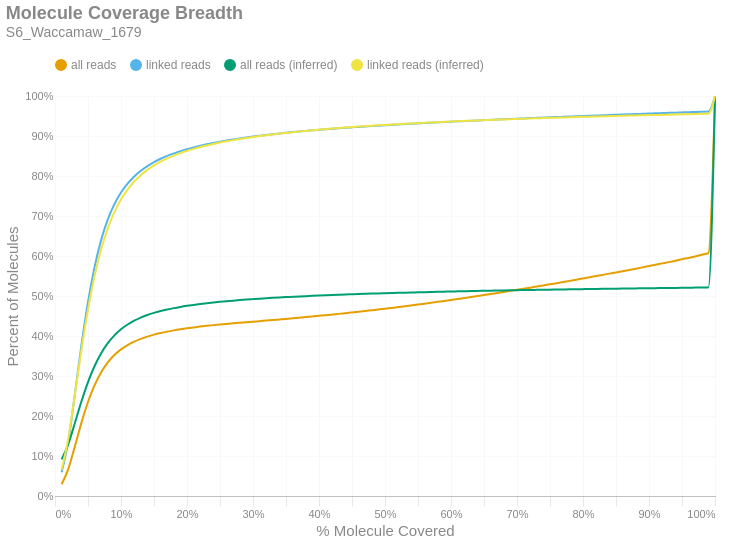

Here is the notebook cell this chart was saved with:
### Markdown cell above
### Molecule Read Coverage
This chart shows molecule coverage breadth as computed by the number of bases aligned to that molecule. In other words, "*how much of each unique long molecule is actually sequenced/aligned?*" Keep in mind there is a distinction between sequences and alignments, since some sequences belonging to a particular molecule may not align well and wouldn't appear in the alignment data. This chart also shows molecule coverage breadth as computed by the *inferred fragment* from which the aligned sequences originate. Unlike read coverage, this calculation takes into account the total insert size, including unsequenced gaps between the forward and reverse reads. Like the previous figures, these are cumulative percents.

### Code cell
if SKIPLR:
    print_html(f"Skipped")
else:
    binned_df = consolidated_hist(valids['coverage_bp'], mask, 0.01, True)
    binned_df_inf = consolidated_hist(valids['coverage_inserts'], mask, 0.01, True)
    binned_df = binned_df.with_columns(pl.lit(binned_df_inf['all reads (cumsum)']).alias('all reads (inferred)'))
    binned_df = binned_df.with_columns(pl.lit(binned_df_inf['linked reads (cumsum)']).alias('linked reads (inferred)'))
    binned_df = binned_df.with_columns(
        (pl.col('bin').cast(pl.Float64) + 0.01).alias('right_edge')
    )

    with SafeRender(binned_df):
        (
            density_plot(binned_df, 'Molecule Coverage Breadth', samplename, 'molcov', ['all reads (inferred)','linked reads (inferred)'])
            .encode(
                #x=alt.X('bin:Q', title="% Molecule Covered").axis(format = '%').scale(padding=0),
                x=alt.X('right_edge:Q', title="% Molecule Covered").axis(format='%').scale(padding=0),
                y=alt.Y('value:Q', title='Percent of Molecules')
                    .axis(format='%')
                    .stack(False)
                    .scale(domainMin=0, padding=0),
                color=alt.Color("key:N").scale(domain = ["all reads", "linked reads", "all reads (inferred)", "linked reads (inferred)"]),
                tooltip = [
                    alt.Tooltip("key:N", title = "Data Type"),
                    alt.Tooltip("range_label:N", title="% Molecule Covered"),
                    alt.Tooltip("value:Q", format = ".2%", title="% Molecules")
                ]
            )
        ).display()

### Figure 1 — Vega-Lite specification as saved in the notebook (floating-point values rounded to 4 significant figures)
{"width": "container", "height": 400, "config": {"title": {"anchor": "start", "dy": -15, "fontSize": 18, "color": "#888888", "subtitleColor": "#888888", "subtitleFontSize": 14}, "arc": {"fill": "#0072B2"}, "axis": {"domainColor": "#888888", "domainWidth": 0.5, "gridWidth": 0.2, "grid": false, "titleFontWeight": 400, "titleFontSize": 15, "labelFontSize": 11, "labelColor": "#888888", "tickColor": "#888888", "tickWidth": 0.2, "titleColor": "#888888"}, "axisBand": {"grid": false}, "axisX": {"grid": true, "tickSize": 10, "domainCap": "round"}, "axisY": {"domain": false, "grid": true, "tickSize": 0, "domainCap": "round"}, "background": "transparent", "header": {"labelFontSize": 15, "labelColor": "#888888", "titleFontSize": 15, "titleFontWeight": 600, "titleColor": "#888888"}, "legend": {"labelFont": "sans-serif", "labelFontSize": 12, "labelColor": "#888888", "symbolSize": 100, "symbolType": "circle", "titleFontSize": 12, "titlePadding": 10, "titleColor": "#888888", "title": null, "orient": "top"}, "range": {"category": ["#E69F00", "#56B4E9", "#009E73", "#F0E442", "#0072B2", "#D55E00", "#CC79A7", "#000000"], "diverging": ["#cfe8f3", "#a2d4ec", "#73bfe2", "#46abdb", "#1696d2", "#12719e"]}, "area": {"fill": "#0072B2", "fillOpacity": 0.7, "line": true, "strokeOpacity": 0.7}, "line": {"color": "#0072B2", "stroke": "#0072B2", "strokeWidth": 2}, "trail": {"color": "#0072B2", "stroke": "#0072B2", "strokeWidth": 0, "size": 1}, "point": {"filled": true, "fillOpacity": 1.0, "size": 95}, "text": {"color": "#888888", "fontSize": 11, "align": "right", "fontWeight": 400, "size": 11}, "bar": {"fill": "#0072B2", "stroke": null}, "view": {"stroke": null, "continuousWidth": 660, "continuousHeight": 400}}, "data": {"name": "data-63017f888f52bca21f0b7828e9c9d237"}, "mark": {"type": "line", "interpolate": "monotone", "point": {"opacity": 0, "size": 275}}, "encoding": {"color": {"field": "key", "scale": {"domain": ["all reads", "linked reads", "all reads (inferred)", "linked reads (inferred)"]}, "type": "nominal"}, "tooltip": [{"field": "key", "title": "Data Type", "type": "nominal"}, {"field": "range_label", "title": "% Molecule Covered", "type": "nominal"}, {"field": "value", "format": ".2%", "title": "% Molecules", "type": "quantitative"}], "x": {"axis": {"format": "%"}, "field": "right_edge", "scale": {"padding": 0}, "title": "% Molecule Covered", "type": "quantitative"}, "y": {"axis": {"format": "%"}, "field": "value", "scale": {"domainMin": 0, "padding": 0}, "stack": false, "title": "Percent of Molecules", "type": "quantitative"}}, "params": [{"name": "param_c36ac31b6afebe62", "select": {"type": "point", "fields": ["key"]}, "bind": "legend"}], "title": {"text": "Molecule Coverage Breadth", "subtitle": "S6_Waccamaw_1679"}, "transform": [{"fold": ["all reads (cumsum)", "linked reads (cumsum)", "all reads (inferred)", "linked reads (inferred)"]}, {"calculate": "replace(datum.key, ' (cumsum)', '')", "as": "key"}, {"filter": {"param": "param_c36ac31b6afebe62"}}], "usermeta": {"embedOptions": {"downloadFileName": "S6_Waccamaw_1679.molcov"}}, "$schema": "https://vega.github.io/schema/vega-lite/v6.1.0.json", "datasets": {"data-63017f888f52bca21f0b7828e9c9d237": [{"bin": "0.0", "interval": "0.0-0.01", "all reads": 0.02954, "linked reads": 0.0592, "all reads (cumsum)": 0.02954, "linked reads (cumsum)": 0.0592, "range_label": "0.0-0.01", "all reads (inferred)": 0.09164, "linked reads (inferred)": 0.0656, "right_edge": 0.01}, {"bin": "0.01", "interval": "0.01-0.02", "all reads": 0.03701, "linked reads": 0.07595, "all reads (cumsum)": 0.06655, "linked reads (cumsum)": 0.1352, "range_label": "0.01-0.02", "all reads (inferred)": 0.129, "linked reads (inferred)": 0.1424, "right_edge": 0.02}, {"bin": "0.02", "interval": "0.02-0.03", "all reads": 0.05685, "linked reads": 0.1178, "all reads (cumsum)": 0.1234, "linked reads (cumsum)": 0.253, "range_label": "0.02-0.03", "all reads (inferred)": 0.1817, "linked reads (inferred)": 0.2517, "right_edge": 0.03}, {"bin": "0.03", "interval": "0.03-0.04", "all reads": 0.0595, "linked reads": 0.1237, "all reads (cumsum)": 0.1829, "linked reads (cumsum)": 0.3766, "range_label": "0.03-0.04", "all reads (inferred)": 0.2362, "linked reads (inferred)": 0.3651, "right_edge": 0.04}, {"bin": "0.04", "interval": "0.04-0.05", "all reads": 0.05217, "linked reads": 0.1086, "all reads (cumsum)": 0.2351, "linked reads (cumsum)": 0.4852, "range_label": "0.04-0.05", "all reads (inferred)": 0.2848, "linked reads (inferred)": 0.4664, "right_edge": 0.05}, {"bin": "0.05", "interval": "0.05-0.06", "all reads": 0.04209, "linked reads": 0.08761, "all reads (cumsum)": 0.2772, "linked reads (cumsum)": 0.5728, "range_label": "0.05-0.06", "all reads (inferred)": 0.3251, "linked reads (inferred)": 0.5503, "right_edge": 0.06}, {"bin": "0.06", "interval": "0.06-0.07", "all reads": 0.03245, "linked reads": 0.06751, "all reads (cumsum)": 0.3096, "linked reads (cumsum)": 0.6403, "range_label": "0.06-0.07", "all reads (inferred)": 0.3571, "linked reads (inferred)": 0.6171, "right_edge": 0.07}, {"bin": "0.07", "interval": "0.07-0.08", "all reads": 0.02453, "linked reads": 0.05101, "all reads (cumsum)": 0.3341, "linked reads (cumsum)": 0.6913, "range_label": "0.07-0.08", "all reads (inferred)": 0.3821, "linked reads (inferred)": 0.6691, "right_edge": 0.08}, {"bin": "0.08", "interval": "0.08-0.09", "all reads": 0.01846, "linked reads": 0.03834, "all reads (cumsum)": 0.3526, "linked reads (cumsum)": 0.7297, "range_label": "0.08-0.09", "all reads (inferred)": 0.4017, "linked reads (inferred)": 0.7099, "right_edge": 0.09}, {"bin": "0.09", "interval": "0.09-0.1", "all reads": 0.01401, "linked reads": 0.02905, "all reads (cumsum)": 0.3666, "linked reads (cumsum)": 0.7587, "range_label": "0.09-0.1", "all reads (inferred)": 0.4169, "linked reads (inferred)": 0.7414, "right_edge": 0.1}, {"bin": "0.1", "interval": "0.1-0.11", "all reads": 0.01086, "linked reads": 0.02249, "all reads (cumsum)": 0.3775, "linked reads (cumsum)": 0.7812, "range_label": "0.1-0.11", "all reads (inferred)": 0.4287, "linked reads (inferred)": 0.7661, "right_edge": 0.11}, {"bin": "0.11", "interval": "0.11-0.12", "all reads": 0.008493, "linked reads": 0.01756, "all reads (cumsum)": 0.386, "linked reads (cumsum)": 0.7988, "range_label": "0.11-0.12", "all reads (inferred)": 0.4384, "linked reads (inferred)": 0.7861, "right_edge": 0.12}, {"bin": "0.12", "interval": "0.12-0.13", "all reads": 0.006929, "linked reads": 0.0143, "all reads (cumsum)": 0.3929, "linked reads (cumsum)": 0.8131, "range_label": "0.12-0.13", "all reads (inferred)": 0.4461, "linked reads (inferred)": 0.8021, "right_edge": 0.13}, {"bin": "0.13", "interval": "0.13-0.14", "all reads": 0.005648, "linked reads": 0.01163, "all reads (cumsum)": 0.3985, "linked reads (cumsum)": 0.8247, "range_label": "0.13-0.14", "all reads (inferred)": 0.4525, "linked reads (inferred)": 0.8154, "right_edge": 0.14}, {"bin": "0.14", "interval": "0.14-0.15", "all reads": 0.004828, "linked reads": 0.009957, "all reads (cumsum)": 0.4034, "linked reads (cumsum)": 0.8347, "range_label": "0.14-0.15", "all reads (inferred)": 0.4578, "linked reads (inferred)": 0.8265, "right_edge": 0.15}, {"bin": "0.15", "interval": "0.15-0.16", "all reads": 0.004094, "linked reads": 0.008401, "all reads (cumsum)": 0.4075, "linked reads (cumsum)": 0.8431, "range_label": "0.15-0.16", "all reads (inferred)": 0.4623, "linked reads (inferred)": 0.8358, "right_edge": 0.16}, {"bin": "0.16", "interval": "0.16-0.17", "all reads": 0.003529, "linked reads": 0.007206, "all reads (cumsum)": 0.411, "linked reads (cumsum)": 0.8503, "range_label": "0.16-0.17", "all reads (inferred)": 0.4662, "linked reads (inferred)": 0.8439, "right_edge": 0.17}, {"bin": "0.17", "interval": "0.17-0.18", "all reads": 0.003061, "linked reads": 0.006244, "all reads (cumsum)": 0.414, "linked reads (cumsum)": 0.8565, "range_label": "0.17-0.18", "all reads (inferred)": 0.4697, "linked reads (inferred)": 0.851, "right_edge": 0.18}, {"bin": "0.18", "interval": "0.18-0.19", "all reads": 0.002739, "linked reads": 0.005567, "all reads (cumsum)": 0.4168, "linked reads (cumsum)": 0.8621, "range_label": "0.18-0.19", "all reads (inferred)": 0.4727, "linked reads (inferred)": 0.8573, "right_edge": 0.19}, {"bin": "0.19", "interval": "0.19-0.2", "all reads": 0.002488, "linked reads": 0.005033, "all reads (cumsum)": 0.4193, "linked reads (cumsum)": 0.8671, "range_label": "0.19-0.2", "all reads (inferred)": 0.4754, "linked reads (inferred)": 0.8628, "right_edge": 0.2}, {"bin": "0.2", "interval": "0.2-0.21", "all reads": 0.002227, "linked reads": 0.004485, "all reads (cumsum)": 0.4215, "linked reads (cumsum)": 0.8716, "range_label": "0.2-0.21", "all reads (inferred)": 0.4778, "linked reads (inferred)": 0.8678, "right_edge": 0.21}, {"bin": "0.21", "interval": "0.21-0.22", "all reads": 0.002028, "linked reads": 0.004023, "all reads (cumsum)": 0.4235, "linked reads (cumsum)": 0.8756, "range_label": "0.21-0.22", "all reads (inferred)": 0.48, "linked reads (inferred)": 0.8723, "right_edge": 0.22}, {"bin": "0.22", "interval": "0.22-0.23", "all reads": 0.00189, "linked reads": 0.003748, "all reads (cumsum)": 0.4254, "linked reads (cumsum)": 0.8794, "range_label": "0.22-0.23", "all reads (inferred)": 0.482, "linked reads (inferred)": 0.8764, "right_edge": 0.23}, {"bin": "0.23", "interval": "0.23-0.24", "all reads": 0.001761, "linked reads": 0.003443, "all reads (cumsum)": 0.4272, "linked reads (cumsum)": 0.8828, "range_label": "0.23-0.24", "all reads (inferred)": 0.4838, "linked reads (inferred)": 0.8802, "right_edge": 0.24}, {"bin": "0.24", "interval": "0.24-0.25", "all reads": 0.001618, "linked reads": 0.003131, "all reads (cumsum)": 0.4288, "linked reads (cumsum)": 0.886, "range_label": "0.24-0.25", "all reads (inferred)": 0.4855, "linked reads (inferred)": 0.8836, "right_edge": 0.25}, {"bin": "0.25", "interval": "0.25-0.26", "all reads": 0.001494, "linked reads": 0.002836, "all reads (cumsum)": 0.4303, "linked reads (cumsum)": 0.8888, "range_label": "0.25-0.26", "all reads (inferred)": 0.487, "linked reads (inferred)": 0.8868, "right_edge": 0.26}, {"bin": "0.26", "interval": "0.26-0.27", "all reads": 0.001447, "linked reads": 0.002753, "all reads (cumsum)": 0.4317, "linked reads (cumsum)": 0.8915, "range_label": "0.26-0.27", "all reads (inferred)": 0.4884, "linked reads (inferred)": 0.8897, "right_edge": 0.27}, {"bin": "0.27", "interval": "0.27-0.28", "all reads": 0.001378, "linked reads": 0.002534, "all reads (cumsum)": 0.4331, "linked reads (cumsum)": 0.8941, "range_label": "0.27-0.28", "all reads (inferred)": 0.4898, "linked reads (inferred)": 0.8925, "right_edge": 0.28}, {"bin": "0.28", "interval": "0.28-0.29", "all reads": 0.001357, "linked reads": 0.002362, "all reads (cumsum)": 0.4345, "linked reads (cumsum)": 0.8964, "range_label": "0.28-0.29", "all reads (inferred)": 0.491, "linked reads (inferred)": 0.8951, "right_edge": 0.29}, {"bin": "0.29", "interval": "0.29-0.3", "all reads": 0.001344, "linked reads": 0.00221, "all reads (cumsum)": 0.4358, "linked reads (cumsum)": 0.8986, "range_label": "0.29-0.3", "all reads (inferred)": 0.4922, "linked reads (inferred)": 0.8975, "right_edge": 0.3}, {"bin": "0.3", "interval": "0.3-0.31", "all reads": 0.001357, "linked reads": 0.002089, "all reads (cumsum)": 0.4372, "linked reads (cumsum)": 0.9007, "range_label": "0.3-0.31", "all reads (inferred)": 0.4933, "linked reads (inferred)": 0.8998, "right_edge": 0.31}, {"bin": "0.31", "interval": "0.31-0.32", "all reads": 0.001369, "linked reads": 0.001967, "all reads (cumsum)": 0.4385, "linked reads (cumsum)": 0.9027, "range_label": "0.31-0.32", "all reads (inferred)": 0.4944, "linked reads (inferred)": 0.902, "right_edge": 0.32}, {"bin": "0.32", "interval": "0.32-0.33", "all reads": 0.001405, "linked reads": 0.001869, "all reads (cumsum)": 0.4399, "linked reads (cumsum)": 0.9046, "range_label": "0.32-0.33", "all reads (inferred)": 0.4954, "linked reads (inferred)": 0.904, "right_edge": 0.33}, {"bin": "0.33", "interval": "0.33-0.34", "all reads": 0.001425, "linked reads": 0.001809, "all reads (cumsum)": 0.4414, "linked reads (cumsum)": 0.9064, "range_label": "0.33-0.34", "all reads (inferred)": 0.4963, "linked reads (inferred)": 0.906, "right_edge": 0.34}, {"bin": "0.34", "interval": "0.34-0.35", "all reads": 0.001425, "linked reads": 0.001714, "all reads (cumsum)": 0.4428, "linked reads (cumsum)": 0.9081, "range_label": "0.34-0.35", "all reads (inferred)": 0.4972, "linked reads (inferred)": 0.9078, "right_edge": 0.35}, {"bin": "0.35", "interval": "0.35-0.36", "all reads": 0.001471, "linked reads": 0.001633, "all reads (cumsum)": 0.4443, "linked reads (cumsum)": 0.9097, "range_label": "0.35-0.36", "all reads (inferred)": 0.498, "linked reads (inferred)": 0.9095, "right_edge": 0.36}, {"bin": "0.36", "interval": "0.36-0.37", "all reads": 0.001499, "linked reads": 0.001531, "all reads (cumsum)": 0.4458, "linked reads (cumsum)": 0.9113, "range_label": "0.36-0.37", "all reads (inferred)": 0.4989, "linked reads (inferred)": 0.9112, "right_edge": 0.37}, {"bin": "0.37", "interval": "0.37-0.38", "all reads": 0.001463, "linked reads": 0.001431, "all reads (cumsum)": 0.4472, "linked reads (cumsum)": 0.9127, "range_label": "0.37-0.38", "all reads (inferred)": 0.4997, "linked reads (inferred)": 0.9128, "right_edge": 0.38}, {"bin": "0.38", "interval": "0.38-0.39", "all reads": 0.001531, "linked reads": 0.001425, "all reads (cumsum)": 0.4488, "linked reads (cumsum)": 0.9141, "range_label": "0.38-0.39", "all reads (inferred)": 0.5004, "linked reads (inferred)": 0.9143, "right_edge": 0.39}, {"bin": "0.39", "interval": "0.39-0.4", "all reads": 0.001611, "linked reads": 0.001422, "all reads (cumsum)": 0.4504, "linked reads (cumsum)": 0.9155, "range_label": "0.39-0.4", "all reads (inferred)": 0.5012, "linked reads (inferred)": 0.9158, "right_edge": 0.4}, {"bin": "0.4", "interval": "0.4-0.41", "all reads": 0.001604, "linked reads": 0.001317, "all reads (cumsum)": 0.452, "linked reads (cumsum)": 0.9169, "range_label": "0.4-0.41", "all reads (inferred)": 0.5019, "linked reads (inferred)": 0.9172, "right_edge": 0.41}, {"bin": "0.41", "interval": "0.41-0.42", "all reads": 0.001655, "linked reads": 0.001261, "all reads (cumsum)": 0.4536, "linked reads (cumsum)": 0.9181, "range_label": "0.41-0.42", "all reads (inferred)": 0.5025, "linked reads (inferred)": 0.9186, "right_edge": 0.42}, {"bin": "0.42", "interval": "0.42-0.43", "all reads": 0.001674, "linked reads": 0.001181, "all reads (cumsum)": 0.4553, "linked reads (cumsum)": 0.9193, "range_label": "0.42-0.43", "all reads (inferred)": 0.5031, "linked reads (inferred)": 0.9199, "right_edge": 0.43}, {"bin": "0.43", "interval": "0.43-0.44", "all reads": 0.001737, "linked reads": 0.001227, "all reads (cumsum)": 0.457, "linked reads (cumsum)": 0.9205, "range_label": "0.43-0.44", "all reads (inferred)": 0.5038, "linked reads (inferred)": 0.9211, "right_edge": 0.44}, {"bin": "0.44", "interval": "0.44-0.45", "all reads": 0.001769, "linked reads": 0.00113, "all reads (cumsum)": 0.4588, "linked reads (cumsum)": 0.9217, "range_label": "0.44-0.45", "all reads (inferred)": 0.5043, "linked reads (inferred)": 0.9223, "right_edge": 0.45}, {"bin": "0.45", "interval": "0.45-0.46", "all reads": 0.001777, "linked reads": 0.001096, "all reads (cumsum)": 0.4606, "linked reads (cumsum)": 0.9228, "range_label": "0.45-0.46", "all reads (inferred)": 0.5049, "linked reads (inferred)": 0.9234, "right_edge": 0.46}, {"bin": "0.46", "interval": "0.46-0.47", "all reads": 0.001837, "linked reads": 0.00111, "all reads (cumsum)": 0.4624, "linked reads (cumsum)": 0.9239, "range_label": "0.46-0.47", "all reads (inferred)": 0.5055, "linked reads (inferred)": 0.9246, "right_edge": 0.47}, {"bin": "0.47", "interval": "0.47-0.48", "all reads": 0.001907, "linked reads": 0.001041, "all reads (cumsum)": 0.4643, "linked reads (cumsum)": 0.9249, "range_label": "0.47-0.48", "all reads (inferred)": 0.506, "linked reads (inferred)": 0.9257, "right_edge": 0.48}, {"bin": "0.48", "interval": "0.48-0.49", "all reads": 0.001866, "linked reads": 0.001022, "all reads (cumsum)": 0.4662, "linked reads (cumsum)": 0.9259, "range_label": "0.48-0.49", "all reads (inferred)": 0.5065, "linked reads (inferred)": 0.9267, "right_edge": 0.49}, {"bin": "0.49", "interval": "0.49-0.5", "all reads": 0.002104, "linked reads": 0.00106, "all reads (cumsum)": 0.4683, "linked reads (cumsum)": 0.927, "range_label": "0.49-0.5", "all reads (inferred)": 0.507, "linked reads (inferred)": 0.9276, "right_edge": 0.5}, {"bin": "0.5", "interval": "0.5-0.51", "all reads": 0.001854, "linked reads": 0.0009543, "all reads (cumsum)": 0.4702, "linked reads (cumsum)": 0.9279, "range_label": "0.5-0.51", "all reads (inferred)": 0.5075, "linked reads (inferred)": 0.9286, "right_edge": 0.51}, {"bin": "0.51", "interval": "0.51-0.52", "all reads": 0.002111, "linked reads": 0.0009338, "all reads (cumsum)": 0.4723, "linked reads (cumsum)": 0.9289, "range_label": "0.51-0.52", "all reads (inferred)": 0.5079, "linked reads (inferred)": 0.9295, "right_edge": 0.52}, {"bin": "0.52", "interval": "0.52-0.53", "all reads": 0.002047, "linked reads": 0.0009537, "all reads (cumsum)": 0.4743, "linked reads (cumsum)": 0.9298, "range_label": "0.52-0.53", "all reads (inferred)": 0.5084, "linked reads (inferred)": 0.9304, "right_edge": 0.53}, {"bin": "0.53", "interval": "0.53-0.54", "all reads": 0.002119, "linked reads": 0.0009033, "all reads (cumsum)": 0.4764, "linked reads (cumsum)": 0.9307, "range_label": "0.53-0.54", "all reads (inferred)": 0.5088, "linked reads (inferred)": 0.9313, "right_edge": 0.54}, {"bin": "0.54", "interval": "0.54-0.55", "all reads": 0.002154, "linked reads": 0.000857, "all reads (cumsum)": 0.4786, "linked reads (cumsum)": 0.9316, "range_label": "0.54-0.55", "all reads (inferred)": 0.5092, "linked reads (inferred)": 0.9321, "right_edge": 0.55}, {"bin": "0.55", "interval": "0.55-0.56", "all reads": 0.002232, "linked reads": 0.0008507, "all reads (cumsum)": 0.4808, "linked reads (cumsum)": 0.9324, "range_label": "0.55-0.56", "all reads (inferred)": 0.5097, "linked reads (inferred)": 0.933, "right_edge": 0.56}, {"bin": "0.56", "interval": "0.56-0.57", "all reads": 0.002276, "linked reads": 0.0008591, "all reads (cumsum)": 0.4831, "linked reads (cumsum)": 0.9333, "range_label": "0.56-0.57", "all reads (inferred)": 0.5101, "linked reads (inferred)": 0.9338, "right_edge": 0.57}, {"bin": "0.57", "interval": "0.57-0.58", "all reads": 0.002283, "linked reads": 0.0008471, "all reads (cumsum)": 0.4854, "linked reads (cumsum)": 0.9341, "range_label": "0.57-0.58", "all reads (inferred)": 0.5105, "linked reads (inferred)": 0.9346, "right_edge": 0.58}, {"bin": "0.58", "interval": "0.58-0.59", "all reads": 0.002325, "linked reads": 0.0008455, "all reads (cumsum)": 0.4877, "linked reads (cumsum)": 0.935, "range_label": "0.58-0.59", "all reads (inferred)": 0.5109, "linked reads (inferred)": 0.9354, "right_edge": 0.59}, {"bin": "0.59", "interval": "0.59-0.6", "all reads": 0.002413, "linked reads": 0.0008276, "all reads (cumsum)": 0.4901, "linked reads (cumsum)": 0.9358, "range_label": "0.59-0.6", "all reads (inferred)": 0.5113, "linked reads (inferred)": 0.9362, "right_edge": 0.6}, {"bin": "0.6", "interval": "0.6-0.61", "all reads": 0.002298, "linked reads": 0.0007935, "all reads (cumsum)": 0.4924, "linked reads (cumsum)": 0.9366, "range_label": "0.6-0.61", "all reads (inferred)": 0.5116, "linked reads (inferred)": 0.9369, "right_edge": 0.61}, {"bin": "0.61", "interval": "0.61-0.62", "all reads": 0.002478, "linked reads": 0.0007682, "all reads (cumsum)": 0.4949, "linked reads (cumsum)": 0.9374, "range_label": "0.61-0.62", "all reads (inferred)": 0.512, "linked reads (inferred)": 0.9376, "right_edge": 0.62}, {"bin": "0.62", "interval": "0.62-0.63", "all reads": 0.002463, "linked reads": 0.0007751, "all reads (cumsum)": 0.4974, "linked reads (cumsum)": 0.9382, "range_label": "0.62-0.63", "all reads (inferred)": 0.5123, "linked reads (inferred)": 0.9383, "right_edge": 0.63}, {"bin": "0.63", "interval": "0.63-0.64", "all reads": 0.002528, "linked reads": 0.000774, "all reads (cumsum)": 0.4999, "linked reads (cumsum)": 0.9389, "range_label": "0.63-0.64", "all reads (inferred)": 0.5127, "linked reads (inferred)": 0.939, "right_edge": 0.64}, {"bin": "0.64", "interval": "0.64-0.65", "all reads": 0.00252, "linked reads": 0.0007609, "all reads (cumsum)": 0.5024, "linked reads (cumsum)": 0.9397, "range_label": "0.64-0.65", "all reads (inferred)": 0.513, "linked reads (inferred)": 0.9396, "right_edge": 0.65}, {"bin": "0.65", "interval": "0.65-0.66", "all reads": 0.002634, "linked reads": 0.0007519, "all reads (cumsum)": 0.505, "linked reads (cumsum)": 0.9404, "range_label": "0.65-0.66", "all reads (inferred)": 0.5133, "linked reads (inferred)": 0.9403, "right_edge": 0.66}, {"bin": "0.66", "interval": "0.66-0.67", "all reads": 0.002543, "linked reads": 0.0007525, "all reads (cumsum)": 0.5076, "linked reads (cumsum)": 0.9412, "range_label": "0.66-0.67", "all reads (inferred)": 0.5136, "linked reads (inferred)": 0.9409, "right_edge": 0.67}, {"bin": "0.67", "interval": "0.67-0.68", "all reads": 0.002588, "linked reads": 0.0007273, "all reads (cumsum)": 0.5102, "linked reads (cumsum)": 0.9419, "range_label": "0.67-0.68", "all reads (inferred)": 0.5139, "linked reads (inferred)": 0.9415, "right_edge": 0.68}, {"bin": "0.68", "interval": "0.68-0.69", "all reads": 0.002633, "linked reads": 0.0006894, "all reads (cumsum)": 0.5128, "linked reads (cumsum)": 0.9426, "range_label": "0.68-0.69", "all reads (inferred)": 0.5142, "linked reads (inferred)": 0.9421, "right_edge": 0.69}, {"bin": "0.69", "interval": "0.69-0.7", "all reads": 0.002696, "linked reads": 0.000701, "all reads (cumsum)": 0.5155, "linked reads (cumsum)": 0.9433, "range_label": "0.69-0.7", "all reads (inferred)": 0.5145, "linked reads (inferred)": 0.9427, "right_edge": 0.7}, {"bin": "0.7", "interval": "0.7-0.71", "all reads": 0.002656, "linked reads": 0.0007031, "all reads (cumsum)": 0.5182, "linked reads (cumsum)": 0.944, "range_label": "0.7-0.71", "all reads (inferred)": 0.5148, "linked reads (inferred)": 0.9432, "right_edge": 0.71}, {"bin": "0.71", "interval": "0.71-0.72", "all reads": 0.002687, "linked reads": 0.0007199, "all reads (cumsum)": 0.5208, "linked reads (cumsum)": 0.9447, "range_label": "0.71-0.72", "all reads (inferred)": 0.5151, "linked reads (inferred)": 0.9438, "right_edge": 0.72}, {"bin": "0.72", "interval": "0.72-0.73", "all reads": 0.002811, "linked reads": 0.0006658, "all reads (cumsum)": 0.5237, "linked reads (cumsum)": 0.9454, "range_label": "0.72-0.73", "all reads (inferred)": 0.5154, "linked reads (inferred)": 0.9443, "right_edge": 0.73}, {"bin": "0.73", "interval": "0.73-0.74", "all reads": 0.002735, "linked reads": 0.00066, "all reads (cumsum)": 0.5264, "linked reads (cumsum)": 0.9461, "range_label": "0.73-0.74", "all reads (inferred)": 0.5157, "linked reads (inferred)": 0.9449, "right_edge": 0.74}, {"bin": "0.74", "interval": "0.74-0.75", "all reads": 0.002944, "linked reads": 0.00067, "all reads (cumsum)": 0.5293, "linked reads (cumsum)": 0.9467, "range_label": "0.74-0.75", "all reads (inferred)": 0.5159, "linked reads (inferred)": 0.9455, "right_edge": 0.75}, {"bin": "0.75", "interval": "0.75-0.76", "all reads": 0.002753, "linked reads": 0.0006595, "all reads (cumsum)": 0.5321, "linked reads (cumsum)": 0.9474, "range_label": "0.75-0.76", "all reads (inferred)": 0.5162, "linked reads (inferred)": 0.9459, "right_edge": 0.76}, {"bin": "0.76", "interval": "0.76-0.77", "all reads": 0.002851, "linked reads": 0.0006358, "all reads (cumsum)": 0.5349, "linked reads (cumsum)": 0.948, "range_label": "0.76-0.77", "all reads (inferred)": 0.5164, "linked reads (inferred)": 0.9464, "right_edge": 0.77}, {"bin": "0.77", "interval": "0.77-0.78", "all reads": 0.002909, "linked reads": 0.0006405, "all reads (cumsum)": 0.5378, "linked reads (cumsum)": 0.9487, "range_label": "0.77-0.78", "all reads (inferred)": 0.5167, "linked reads (inferred)": 0.9469, "right_edge": 0.78}, {"bin": "0.78", "interval": "0.78-0.79", "all reads": 0.002912, "linked reads": 0.0006332, "all reads (cumsum)": 0.5408, "linked reads (cumsum)": 0.9493, "range_label": "0.78-0.79", "all reads (inferred)": 0.5169, "linked reads (inferred)": 0.9474, "right_edge": 0.79}, {"bin": "0.79", "interval": "0.79-0.8", "all reads": 0.003145, "linked reads": 0.0006679, "all reads (cumsum)": 0.5439, "linked reads (cumsum)": 0.95, "range_label": "0.79-0.8", "all reads (inferred)": 0.5172, "linked reads (inferred)": 0.9479, "right_edge": 0.8}, {"bin": "0.8", "interval": "0.8-0.81", "all reads": 0.002869, "linked reads": 0.0006463, "all reads (cumsum)": 0.5468, "linked reads (cumsum)": 0.9506, "range_label": "0.8-0.81", "all reads (inferred)": 0.5174, "linked reads (inferred)": 0.9484, "right_edge": 0.81}, {"bin": "0.81", "interval": "0.81-0.82", "all reads": 0.002983, "linked reads": 0.0006348, "all reads (cumsum)": 0.5498, "linked reads (cumsum)": 0.9512, "range_label": "0.81-0.82", "all reads (inferred)": 0.5176, "linked reads (inferred)": 0.9488, "right_edge": 0.82}, {"bin": "0.82", "interval": "0.82-0.83", "all reads": 0.003078, "linked reads": 0.0006211, "all reads (cumsum)": 0.5528, "linked reads (cumsum)": 0.9519, "range_label": "0.82-0.83", "all reads (inferred)": 0.5179, "linked reads (inferred)": 0.9493, "right_edge": 0.83}, {"bin": "0.83", "interval": "0.83-0.84", "all reads": 0.003089, "linked reads": 0.00064, "all reads (cumsum)": 0.5559, "linked reads (cumsum)": 0.9525, "range_label": "0.83-0.84", "all reads (inferred)": 0.5181, "linked reads (inferred)": 0.9497, "right_edge": 0.84}, {"bin": "0.84", "interval": "0.84-0.85", "all reads": 0.003041, "linked reads": 0.0005964, "all reads (cumsum)": 0.559, "linked reads (cumsum)": 0.9531, "range_label": "0.84-0.85", "all reads (inferred)": 0.5183, "linked reads (inferred)": 0.9501, "right_edge": 0.85}, {"bin": "0.85", "interval": "0.85-0.86", "all reads": 0.003081, "linked reads": 0.0005943, "all reads (cumsum)": 0.562, "linked reads (cumsum)": 0.9537, "range_label": "0.85-0.86", "all reads (inferred)": 0.5186, "linked reads (inferred)": 0.9506, "right_edge": 0.86}, {"bin": "0.86", "interval": "0.86-0.87", "all reads": 0.003139, "linked reads": 0.0006095, "all reads (cumsum)": 0.5652, "linked reads (cumsum)": 0.9543, "range_label": "0.86-0.87", "all reads (inferred)": 0.5188, "linked reads (inferred)": 0.951, "right_edge": 0.87}, {"bin": "0.87", "interval": "0.87-0.88", "all reads": 0.003179, "linked reads": 0.0006169, "all reads (cumsum)": 0.5684, "linked reads (cumsum)": 0.9549, "range_label": "0.87-0.88", "all reads (inferred)": 0.519, "linked reads (inferred)": 0.9514, "right_edge": 0.88}, {"bin": "0.88", "interval": "0.88-0.89", "all reads": 0.003218, "linked reads": 0.0005764, "all reads (cumsum)": 0.5716, "linked reads (cumsum)": 0.9555, "range_label": "0.88-0.89", "all reads (inferred)": 0.5192, "linked reads (inferred)": 0.9518, "right_edge": 0.89}, {"bin": "0.89", "interval": "0.89-0.9", "all reads": 0.003274, "linked reads": 0.0005954, "all reads (cumsum)": 0.5749, "linked reads (cumsum)": 0.9561, "range_label": "0.89-0.9", "all reads (inferred)": 0.5194, "linked reads (inferred)": 0.9522, "right_edge": 0.9}, {"bin": "0.9", "interval": "0.9-0.91", "all reads": 0.003154, "linked reads": 0.0005344, "all reads (cumsum)": 0.578, "linked reads (cumsum)": 0.9566, "range_label": "0.9-0.91", "all reads (inferred)": 0.5197, "linked reads (inferred)": 0.9526, "right_edge": 0.91}, {"bin": "0.91", "interval": "0.91-0.92", "all reads": 0.003525, "linked reads": 0.0005906, "all reads (cumsum)": 0.5815, "linked reads (cumsum)": 0.9572, "range_label": "0.91-0.92", "all reads (inferred)": 0.5199, "linked reads (inferred)": 0.953, "right_edge": 0.92}, {"bin": "0.92", "interval": "0.92-0.93", "all reads": 0.003161, "linked reads": 0.0005943, "all reads (cumsum)": 0.5847, "linked reads (cumsum)": 0.9578, "range_label": "0.92-0.93", "all reads (inferred)": 0.5201, "linked reads (inferred)": 0.9534, "right_edge": 0.93}, {"bin": "0.93", "interval": "0.93-0.94", "all reads": 0.003433, "linked reads": 0.000587, "all reads (cumsum)": 0.5881, "linked reads (cumsum)": 0.9584, "range_label": "0.93-0.94", "all reads (inferred)": 0.5203, "linked reads (inferred)": 0.9538, "right_edge": 0.94}, {"bin": "0.94", "interval": "0.94-0.95", "all reads": 0.003775, "linked reads": 0.0005628, "all reads (cumsum)": 0.5919, "linked reads (cumsum)": 0.959, "range_label": "0.94-0.95", "all reads (inferred)": 0.5205, "linked reads (inferred)": 0.9541, "right_edge": 0.95}, {"bin": "0.95", "interval": "0.95-0.96", "all reads": 0.003197, "linked reads": 0.0005638, "all reads (cumsum)": 0.5951, "linked reads (cumsum)": 0.9595, "range_label": "0.95-0.96", "all reads (inferred)": 0.5208, "linked reads (inferred)": 0.9545, "right_edge": 0.96}, {"bin": "0.96", "interval": "0.96-0.97", "all reads": 0.003804, "linked reads": 0.0005512, "all reads (cumsum)": 0.5989, "linked reads (cumsum)": 0.9601, "range_label": "0.96-0.97", "all reads (inferred)": 0.521, "linked reads (inferred)": 0.9549, "right_edge": 0.97}, {"bin": "0.97", "interval": "0.97-0.98", "all reads": 0.004227, "linked reads": 0.0005712, "all reads (cumsum)": 0.6031, "linked reads (cumsum)": 0.9607, "range_label": "0.97-0.98", "all reads (inferred)": 0.5213, "linked reads (inferred)": 0.9553, "right_edge": 0.98}, {"bin": "0.98", "interval": "0.98-0.99", "all reads": 0.004062, "linked reads": 0.0005722, "all reads (cumsum)": 0.6072, "linked reads (cumsum)": 0.9612, "range_label": "0.98-0.99", "all reads (inferred)": 0.5215, "linked reads (inferred)": 0.9556, "right_edge": 0.99}, {"bin": "0.99", "interval": "0.99-1.0", "all reads": 0.3928, "linked reads": 0.03878, "all reads (cumsum)": 1.0, "linked reads (cumsum)": 1.0, "range_label": "0.99-1.0", "all reads (inferred)": 1.0, "linked reads (inferred)": 1.0, "right_edge": 1.0}]}}
